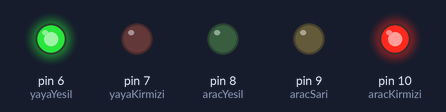
A sketch run on a simulated Arduino Uno, built with avr-gcc and run on an emulated ATmega328P. Parts: output pins drawn as LEDs (lit = HIGH).

Above: at 2.5 s.
At 6.5 s:
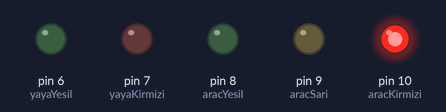
At 10.5 s:
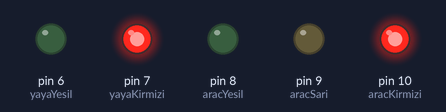
At 17.0 s:
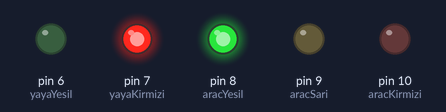
At 23.5 s:
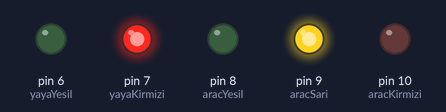
Timing chart, 0 to 32.5 s (numbered marks = the images above):
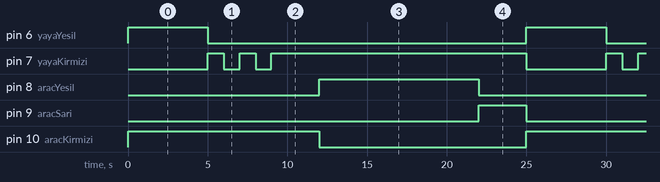

The sketch:

trafikisik.ino
```cpp
const int aracKirmizi= 10;
const int aracSari= 9;
const int aracYesil= 8;
const int yayaKirmizi= 7;
const int yayaYesil= 6;

void setup() {
   pinMode(aracKirmizi,OUTPUT);
   pinMode(aracSari,OUTPUT);
   pinMode(aracYesil,OUTPUT);
   pinMode(yayaKirmizi,OUTPUT);
   pinMode(yayaYesil,OUTPUT);
}

void loop() {
  digitalWrite(yayaYesil,HIGH);
  digitalWrite(aracKirmizi,HIGH);
  delay(5000);
  digitalWrite(yayaYesil,LOW);
  digitalWrite(yayaKirmizi,HIGH);
  delay(1000);
  digitalWrite(yayaKirmizi,LOW);
  delay(1000);
  digitalWrite(yayaKirmizi,HIGH);
  delay(1000);
  digitalWrite(yayaKirmizi,LOW);
  delay(1000);
  digitalWrite(yayaKirmizi,HIGH);
  delay(3000);
  digitalWrite(aracKirmizi,LOW);
  digitalWrite(aracYesil,HIGH);
  delay(10000);
  digitalWrite(aracYesil,LOW);
  digitalWrite(aracSari,HIGH);
  delay(3000);
  digitalWrite(aracSari,LOW);
  digitalWrite(yayaKirmizi,LOW);
}
```

Measured:
- by itself, pin 6 (yayaYesil): alternates HIGH for 5.0 s and LOW for 20.0 s
- by itself, pin 7 (yayaKirmizi): repeats every 25.0 s: LOW 1.0 s, HIGH 1.0 s, LOW 1.0 s, HIGH 16.0 s, LOW 5.0 s, HIGH 1.0 s
- by itself, pin 8 (aracYesil): alternates HIGH for 10.0 s and LOW for 15.0 s
- by itself, pin 9 (aracSari): alternates HIGH for 3.0 s and LOW for 22.0 s
- by itself, pin 10 (aracKirmizi): alternates HIGH for 12.0 s and LOW for 13.0 s
